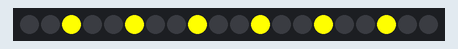
Recording of a sketch running on a simulated Arduino Uno, built with avr-gcc and run on an emulated ATmega328P. Parts: 20 RGB LEDs in strip order, left to right.

Above: at 2.67 s.
At 7.27 s:
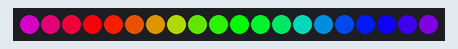
At 11.8 s:
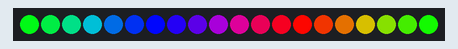
At 21.13 s:
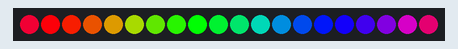
At 30.42 s:
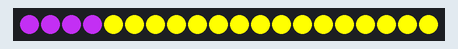
At 39.81 s:
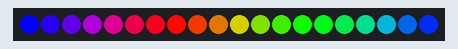

The sketch:

Compound_Command_1.ino
```cpp
#include <Adafruit_NeoPixel.h>
int i = 0;
int j = 0;
int a = 0;

// Parameter 1 = number of pixels in strip
// Parameter 2 = pin number (most are valid)
// Parameter 3 = pixel type flags, add together as needed:
//   NEO_KHZ800  800 KHz bitstream (most NeoPixel products w/WS2812 LEDs)
//   NEO_KHZ400  400 KHz (classic 'v1' (not v2) FLORA pixels, WS2811 drivers)
//   NEO_GRB     Pixels are wired for GRB bitstream (most NeoPixel products)
//   NEO_RGB     Pixels are wired for RGB bitstream (v1 FLORA pixels, not v2)
Adafruit_NeoPixel strip = Adafruit_NeoPixel(20, 6, NEO_GRB + NEO_KHZ800);

void setup() {
  strip.begin();
  strip.show(); // Initialize all pixels to 'off'
}
uint32_t Wheel(uint8_t WheelPos, uint8_t b) {
  if (b < 1) {
    b=1;
  }
  if (b > 128) {
    b=128;
  }
  WheelPos = 255 - WheelPos;
  if(WheelPos == 255) {
    return strip.Color(0, 0, 0);
  }
  if(WheelPos == 0) {
    return strip.Color(255/b, 255/b, 255/b);
  }
  if(WheelPos < 85) {
    return strip.Color((255 - WheelPos * 3)/b, 0, (WheelPos * 3)/b);
  }
  if(WheelPos < 170) {
    WheelPos -= 85;
    return strip.Color(0, (WheelPos * 3)/b, (255 - WheelPos * 3)/b);
  }
  WheelPos -= 170;
  return strip.Color((WheelPos * 3)/b, (255 - WheelPos * 3)/b, 0);
}
bool yellowFirst = true;
bool first = true;
bool firstTime = true;

void loop() {
  uint32_t purple = strip.Color(0xaf, 0x2a, 0xdb); //Abby's favorite purpliness
  uint32_t yellow = strip.Color(0xff, 0xff, 0x00);

  theaterChase(strip.Color(0xaf, 0x2a, 0xdb), 50); // Purple
  theaterChase(strip.Color(0xff, 0xff, 0x00), 50); // Yellow
  theaterChase(strip.Color(0xaf, 0x2a, 0xdb), 50); // Purple
  theaterChase(strip.Color(0xff, 0xff, 0x00), 50); // Yellow

  colorWipe(strip.Color(0xff, 0xff, 0x00), 50); // yellow
  colorWipe(strip.Color(0xaf, 0x2a, 0xdb),50); // purple
  colorWipe(strip.Color(0xff, 0xff, 0x00), 50); // yellow
  colorWipe(strip.Color(0xaf, 0x2a, 0xdb),50); // purple

  rainbowCycle(10);
  }

void colorWipe(uint32_t c, uint8_t wait) {
  for(uint16_t i=0; i<strip.numPixels(); i++) {
    strip.setPixelColor(i, c);
    //strip.setBrightness(50);
    strip.show();
    delay(25);
  }

}
//Theatre-style crawling lights.
void theaterChase(uint32_t c, uint8_t wait) {
  for (int j=0; j<3; j++) {  //do 10 cycles of chasing
    for (int q=0; q < 3; q++) {
      for (uint16_t i=0; i < strip.numPixels(); i=i+3) {
        strip.setPixelColor(i+q, c);    //turn every third pixel on
      }
      strip.show();

      delay(70);

      for (uint16_t i=0; i < strip.numPixels(); i=i+3) {
        strip.setPixelColor(i+q, 0);        //turn every third pixel off
      }
    }
  }
 }

 // Slightly different, this makes the rainbow equally distributed throughout
void rainbowCycle(uint8_t wait) {
  uint16_t i, j;

  for(j=0; j<256*3; j++) { // 5 cycles of all colors on wheel
    for(i=0; i< strip.numPixels(); i++) {
      strip.setPixelColor(i, Wheel(((i * 256 / strip.numPixels()) + j) & 255));
    }
    strip.show();
    delay(wait);
  }
}

// Input a value 0 to 255 to get a color value.
// The colours are a transition r - g - b - back to r.
uint32_t Wheel(byte WheelPos) {
  WheelPos = 255 - WheelPos;
  if(WheelPos < 85) {
    return strip.Color(255 - WheelPos * 3, 0, WheelPos * 3);
  }
  if(WheelPos < 170) {
    WheelPos -= 85;
    return strip.Color(0, WheelPos * 3, 255 - WheelPos * 3);
  }
  WheelPos -= 170;
  return strip.Color(WheelPos * 3, 255 - WheelPos * 3, 0);
}
```
